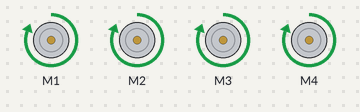
A sketch run on a simulated Arduino Uno, built with avr-gcc and run on an emulated ATmega328P. Shown: 4 × DC motor (green arrow = forward, orange = backward, longer = faster).

Above: at 2.5 s.
At 9.5 s:
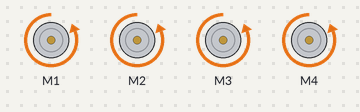
At 13.0 s:
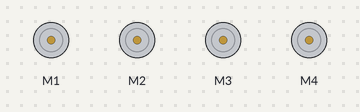
Timing chart, 0 to 18.2 s (numbered marks = the images above):
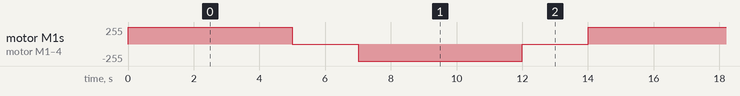

Measured:
- by itself, motor M1–4: repeats every 14.0 s: stopped 2.0 s, backward 255/255 5.0 s, stopped 2.0 s, forward 255/255 5.0 s

The sketch:

frenteAtrasTeste.ino
```cpp
/*
   Curso de Arduino e AVR WR Kits Channel


   Aula 65 - Controle de Motor com Motor Shield


   Autor: Eng. Wagner Rambo  Data: Maio de 2016

   www.wrkits.com.br | facebook.com/wrkits | youtube.com/user/canalwrkits

*/

// --- Bibliotecas Auxiliares ---
#include <AFMotor.h> //Inclui biblioteca AF Motor


// --- Variáveis Globais ---

//seleção de motores
  AF_DCMotor motor1(1); //Seleção do Motor 1
  AF_DCMotor motor2(2); //Seleção do Motor 2
  AF_DCMotor motor3(3); //Seleção do Motor 3
  AF_DCMotor motor4(4); //Seleção do Motor 4
unsigned char velocidade1 = 0x00; //Armazena a velocidade do motor1 (8 bits)


// --- Configurações Iniciais ---
void setup()
{

   //A biblioteca se encarrega de setar entradas e saídas!

} //end setup


// --- Loop Infinito ---
void loop()
  {
      velocidade1 = 0xFF;           //Velocidade recebe o valor máximo

      motor1.setSpeed(velocidade1); //Seleciona velocidade atual
      motor1.run(FORWARD);          //Movimenta motor no sentido horário

      motor2.setSpeed(velocidade1); //Seleciona velocidade atual
      motor2.run(FORWARD);          //Movimenta motor no sentido horário

      motor3.setSpeed(velocidade1); //Seleciona velocidade atual
      motor3.run(FORWARD);          //Movimenta motor no sentido horário

      motor4.setSpeed(velocidade1); //Seleciona velocidade atual
      motor4.run(FORWARD);          //Movimenta motor no sentido horário

      delay(5000);

      motor1.setSpeed(velocidade1); //Seleciona velocidade atual
      motor1.run(RELEASE);          //Movimenta motor no sentido horário

      motor2.setSpeed(velocidade1); //Seleciona velocidade atual
      motor2.run(RELEASE);          //Movimenta motor no sentido horário

      motor3.setSpeed(velocidade1); //Seleciona velocidade atual
      motor3.run(RELEASE);          //Movimenta motor no sentido horário

      motor4.setSpeed(velocidade1); //Seleciona velocidade atual
      motor4.run(RELEASE);          //Movimenta motor no sentido horário

      delay(2000);

      motor1.setSpeed(velocidade1); //Seleciona velocidade atual
      motor1.run(BACKWARD);          //Movimenta motor no sentido horário

      motor2.setSpeed(velocidade1); //Seleciona velocidade atual
      motor2.run(BACKWARD);          //Movimenta motor no sentido horário

      motor3.setSpeed(velocidade1); //Seleciona velocidade atual
      motor3.run(BACKWARD);          //Movimenta motor no sentido horário

      motor4.setSpeed(velocidade1); //Seleciona velocidade atual
      motor4.run(BACKWARD);         //Movimenta motor no sentido horário

      delay(5000);

      motor1.setSpeed(velocidade1); //Seleciona velocidade atual
      motor1.run(RELEASE);          //Movimenta motor no sentido horário

      motor2.setSpeed(velocidade1); //Seleciona velocidade atual
      motor2.run(RELEASE);          //Movimenta motor no sentido horário

      motor3.setSpeed(velocidade1); //Seleciona velocidade atual
      motor3.run(RELEASE);          //Movimenta motor no sentido horário

      motor4.setSpeed(velocidade1); //Seleciona velocidade atual
      motor4.run(RELEASE);          //Movimenta motor no sentido horário

      delay(2000);

  } //end loop
```
